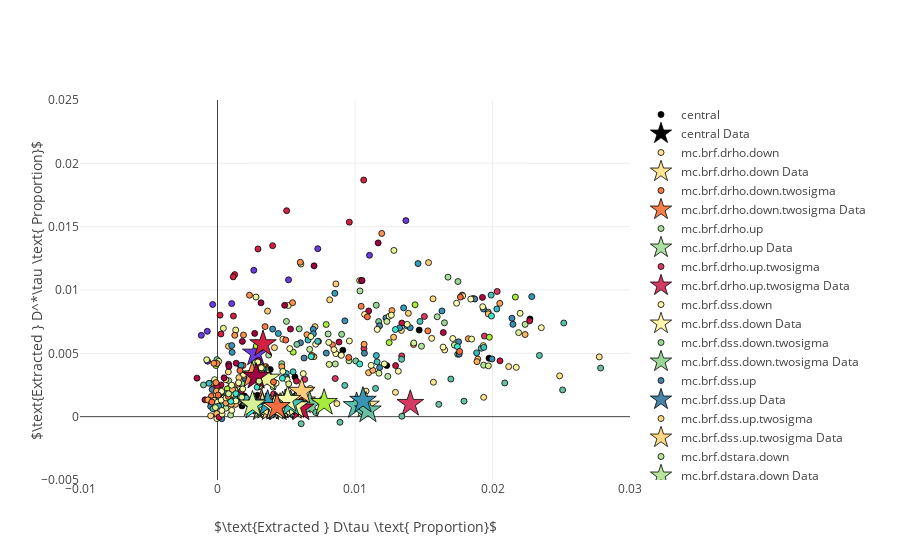

Here is the notebook cell this chart was saved with:
### Code cell
# Traces
traces = []

colors = cl.interp(cl.scales['11']['div']['Spectral'], len(bias_table_dict.keys()))
np.random.seed(3)
random_idx = np.random.permutation(range(len(bias_table_dict.keys())))
for i, (k, v) in enumerate(sorted(bias_table_dict.iteritems())):
    if k == 'central':
        color = 'black'
    else:
        color = colors[random_idx[i]]
    text = ['({:.4f},{:.4f})<br>'
            'True: ({:.4f},{:.4f})<br>'
            '{}'.format(w + y, x + z, w, x, k) for w, x, y, z in zip(v[:,0], v[:,1], v[:,2], v[:,3])]
    traces.append(go.Scatter(x = v[:,0]+v[:,2], 
                             y = v[:,1]+v[:,3], 
                             mode = 'markers', 
                             name = k,
                             marker = {'color': color,
                                       'line': go.Line(color = 'black', width = 0.8)},
                             text = text,
                             hoverinfo = 'text'))
    traces.append(go.Scatter(x = [data_proportions_dict[k][0]],
                             y = [data_proportions_dict[k][1]],
                             mode = 'markers',
                             name = '{} Data'.format(k),
                             marker = {'symbol': 'star', 'size': 20, 'color': color,
                                       'line': go.Line(color = 'black', width = 0.8)},
                             text = '({:.4f},{:.4f})<br>{} Data'.format(data_proportions_dict[k][0],
                                                                        data_proportions_dict[k][1],
                                                                        k),
                             hoverinfo = 'text'))
    
# traces.append(go.Scatter(x = [central_data_extracted_proportions[0]],
#                          y = [central_data_extracted_proportions[1]],
#                          mode = 'markers',
#                          name = 'Central Data',
#                          marker = {'symbol': 'star', 'size': 20, 'color': 'blue'}))

# Layout
layout = go.Layout(
    xaxis = {'title': '$\\text{Extracted } D\\tau \\text{ Proportion}$',
             'range': [-0.01, 0.03]},
    yaxis = {'title': '$\\text{Extracted } D^*\\tau \\text{ Proportion}$',
             'range': [-0.005, 0.025]},
    hovermode = 'closest'
)

# Plot
fig = go.Figure(data=traces, layout=layout)
py.iplot(fig)
